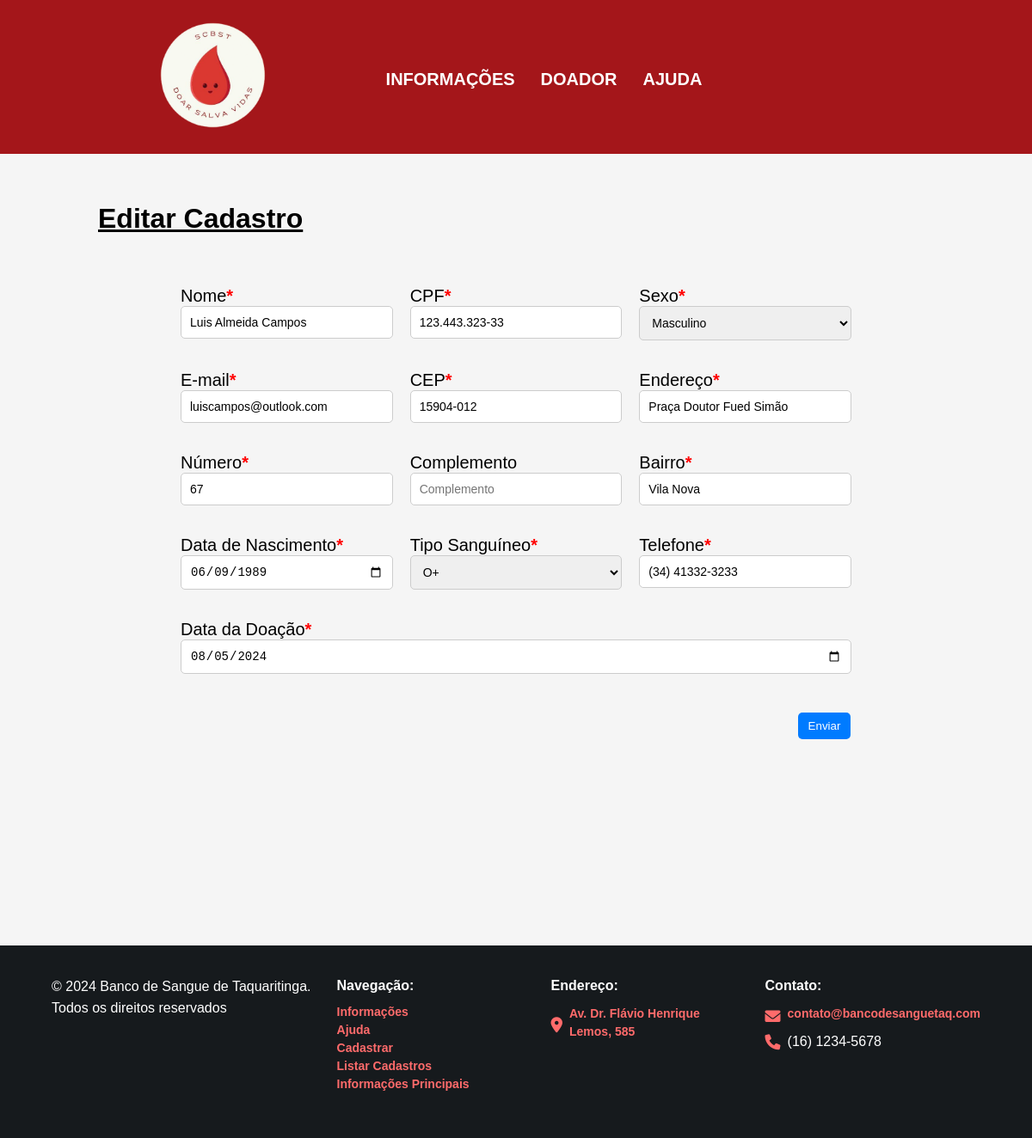
Page /?page=editar&id=2 on the committed database.
### tables this page shows
CREATE TABLE `cadastrobs` (
  `id` int(10) UNSIGNED NOT NULL,
  `nome` varchar(45) NOT NULL,
  `sexo` char(1) NOT NULL,
  `cpf` varchar(20) NOT NULL,
  `telefone` varchar(20) NOT NULL,
  `email` varchar(255) NOT NULL,
  `endereco` varchar(100) NOT NULL,
  `numero` int(6) NOT NULL,
  `cep` varchar(20) NOT NULL,
  `complemento` varchar(100) NOT NULL,
  `bairro` varchar(50) NOT NULL,
  `nasc` date NOT NULL,
  `ts` varchar(4) NOT NULL,
  `datedonation` date NOT NULL
);

### editar-usuario.php (the view, shortened to what this page needs)
<?php
$id = intval($_REQUEST["id"]);
$sql = "SELECT * FROM cadastrobs WHERE id={$id}";
$res = $conn->query($sql);
if ($res->num_rows > 0) {
    $row = $res->fetch_object();
} else {
    echo "<div>Usuário não encontrado!</div>";
    exit;
}
?>
<form action="?page=salvar" method="POST">
    <div class="container">
        <h1 class="path">Editar Cadastro</h1>
        <br>
        <div class="contentform">
            <div class="form-container">
                <div class="row">
                    <div class="column">
                        <label for="nome">Nome<span class="required">*</span></label>
                        <input type="text" name="nome" id="nome" value="<?php print htmlspecialchars($row->nome); ?>" placeholder="Digite o nome" required>
                    </div>
                    <div class="column">
                        <label for="cpf">CPF<span class="required">*</span></label>
                        <input type="text" name="cpf" id="cpf" value="<?php print htmlspecialchars($row->cpf); ?>" placeholder="Digite o CPF (apenas números)" required>
                    </div>
                    <div class="column">
                        <label for="sexo">Sexo<span class="required">*</span></label>
                        <select name="sexo" id="sexo" required>
                            <option value="Masculino" <?php echo ($row->sexo == 'Masculino') ? 'selected' : ''; ?>>Masculino</option>
                        </select>
                    </div>
                </div>
                <div class="row">
                    <div class="column">
                        <label for="email">E-mail<span class="required">*</span></label>
                        <input type="email" name="email" id="email" value="<?php print htmlspecialchars($row->email); ?>" placeholder="Digite o e-mail" required>
                    </div>
                    <div class="column">
                        <label for="cep">CEP<span class="required">*</span></label>
                        <input type="text" name="cep" id="cep" value="<?php print htmlspecialchars($row->cep); ?>" placeholder="Digite o CEP (apenas números)" required>
                    </div>
                    <div class="column">
                        <label for="endereco">Endereço<span class="required">*</span></label>
                        <input type="text" name="endereco" id="endereco" value="<?php print htmlspecialchars($row->endereco); ?>" placeholder="Digite o endereço" required>
                    </div>
                </div>
                <div class="row">
                    <div class="column">
                        <label for="numero">Número<span class="required">*</span></label>
                        <input type="text" name="numero" id="numero" value="<?php print htmlspecialchars($row->numero); ?>" placeholder="Digite o número" required>
                    </div>
                    <div class="column">
                        <label for="complemento">Complemento</label>
                        <input type="text" name="complemento" id="complemento" value="<?php print htmlspecialchars($row->complemento); ?>" placeholder="Complemento">
                    </div>
                    <div class="column">
                        <label for="bairro">Bairro<span class="required">*</span></label>
                        <input type="text" name="bairro" id="bairro" value="<?php print htmlspecialchars($row->bairro); ?>" placeholder="Digite o bairro" required>
                    </div>
                </div>
                <div class="row">
                    <div class="column">
                        <label for="data-nascimento">Data de Nascimento<span class="required">*</span></label>
                        <input type="date" name="nasc" id="data-nascimento" value="<?php print htmlspecialchars($row->nasc); ?>" required>
                    </div>
                    <div class="column">
                        <label for="tipo-sanguineo">Tipo Sanguíneo<span class="required">*</span></label>
                        <select name="ts" id="tipo-sanguineo" required>
                            <option value="O+" <?php echo ($row->ts == 'O+') ? 'selected' : ''; ?>>O+</option>
                        </select>
                    </div>
                    <div class="column">
                        <label for="telefone">Telefone<span class="required">*</span></label>
                        <input type="text" name="telefone" id="telefone" value="<?php print htmlspecialchars($row->telefone); ?>" placeholder="Digite o telefone (apenas números)" required>
                    </div>
                </div>
                <div class="row">
                    <div class="column">
                        <label for="datedonation">Data da Doação<span class="required">*</span></label>
                        <input type="date" name="datedonation" id="data-doacao" value="<?php print htmlspecialchars($row->datedonation); ?>" required>
                    </div>
                </div>
                <div class="row">
                    <div class="column">
                        <button type="submit">Enviar</button>
                    </div>
                </div>
            </div>
        </div>
    </div>
</form>

### style.css (style rules this page uses)
body, html { margin: 0; padding: 0; background-color: #F5F5F5; height: 100%; font-family: Arial, sans-serif; }
.container { max-width: 1200px; margin: 0 auto; padding: 0 20px; }
.container { width: 90%; max-width: 1200px; margin: 0 auto; padding-bottom: 20px; }
.form-container { max-width: 800px; margin: 20px auto; }
.row { display: flex; flex-wrap: wrap; margin-bottom: 20px; }
.column { flex: 1 1 30%; margin: 0 10px; box-sizing: border-box; }
.input-field, input[type="text"], input[type="email"], input[type="date"], select { width: 100%; padding: 10px; border: 1px solid #ccc; border-radius: 5px; box-sizing: border-box; font-size: 14px; margin-bottom: 15px; }
.required { color: red; font-weight: bold; }
.row:last-child { display: flex; justify-content: space-between; }
.row:last-child .column { flex: 1 1 48%; margin-right: 10px; }
button[type="submit"] { padding: 8px 12px; background-color: #007BFF; color: white; border: none; border-radius: 5px; cursor: pointer; width: auto; margin-left: 92%; margin-top: 10px; }
.contenthelp, .contentform, .contenthome { font-size: 20px; }
.path { text-align: left; text-decoration-line: underline; }

### rows in the picture
cadastrobs: nome "Luis Almeida Campos", cpf "123.443.323-33", email "luiscampos@outlook.com", cep "15904-012", endereco "Praça Doutor Fued Simão", numero "67", bairro "Vila Nova", nasc "06/09/1989", ts "O+", telefone "(34) 41332-3233", datedonation "08/05/2024"
